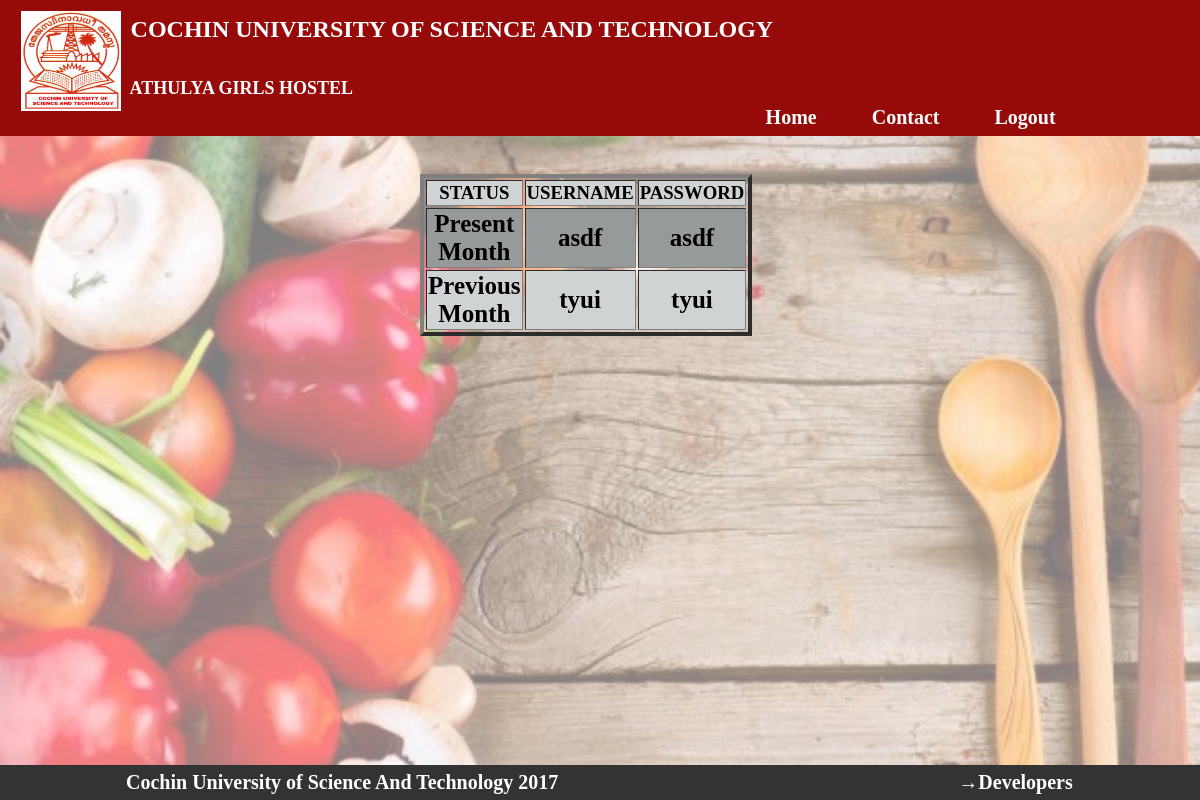
Screenshot of /viewcommpass.php (signed in) with the database file from the repository.
### tables this page shows
CREATE TABLE `commpass` (
  `USERNAME` varchar(50) NOT NULL,
  `PASSWORD` varchar(50) NOT NULL,
  `LAST_DATE` date NOT NULL,
  `BOOLEAN` int(1) NOT NULL
);

### viewcommpass.php (the view, shortened to what this page needs)
<!doctype html>
<html lang="en">
<link rel="stylesheet" href="dues.css">
<body>
  <div class="background"></div>
  <strong>  <a href="optionusers.php">Home/</a><a href="interiordepass.php">Password/</a><a href="viewcommpass.php">ViewMessCommitteePassword/</a></strong>
  <p><strong></strong</p>
  </html>
  <?php
  if($_SESSION['seclogin'] != "1")
  {
    echo"<script> window.open('login.php','_self');</script>";
  }
  else
  {
  include "header.php";
  include"dbconnect.php";
 $query = "select * from commpass";
  $q = mysqli_query($link,$query);
  echo "<br><br><table id='table' border='4'><tr bgcolor='#D0D3D4'><th><h3>STATUS</h3></th><th><h3>USERNAME</h3></th><th><h3>PASSWORD</h3></th></tr>";
  $k = 0;
  while($row=mysqli_fetch_array($q))
  {
    if($k%2==0)
    {
    echo "<tr bgcolor='#979A9A'>";
    if($row['BOOLEAN']=='1')
    echo "<td><p id='row'>" ."Present Month". "</p></td>";
    else {
      echo "<td><p id='row'>" ."Previous Month". "</p></td>";
    }
    echo "<td><p id='row'>" . $row['USERNAME'] . "</p></td>";
    echo "<td><p id='row'>" . $row['PASSWORD'] . "</p></td>";
    echo "</tr>";
    ++$k;
  }
  else {
    echo "<tr bgcolor='#D0D3D4'>";
    if($row['BOOLEAN']=='1')
    echo "<td><p id='row'>" ."Present Month". "</p></td>";
    else {
      echo "<td><p id='row'>" ."Previous Month". "</p></td>";
    }
    echo "<td><p id='row'>" . $row['USERNAME'] . "</p></td>";
    echo "<td><p id='row'>" . $row['PASSWORD'] . "</p></td>";
    echo "</tr>";
    ++$k;
  }
  }
}
?>

### dues.css (style rules this page uses)
* { margin:0px; }
.background { background:url(bg.jpg); position: fixed; z-index: -1; opacity: .5; width: 100%; height: 800px; -webkit-background-size: cover; -moz-background-size: cover; -o-background-size: cover; background-size: cover; }
a { color: black; text-decoration: none; }
table { text-align: center; width: 20%; margin-left: 35%; margin-bottom: 5%; }
tr { padding-left: 40px; padding-right: 40px; margin-left: 30%; }
#row { font-size: 25px; }

### header.php (style rules this page uses)
body { padding-top:10.0%; padding-bottom: 3%; }
a { color: black; text-decoration: none; }

### rows the page displays
commpass: BOOLEAN "Present Month", USERNAME "asdf", PASSWORD "asdf"
commpass: BOOLEAN "Previous Month", USERNAME "tyui", PASSWORD "tyui"
